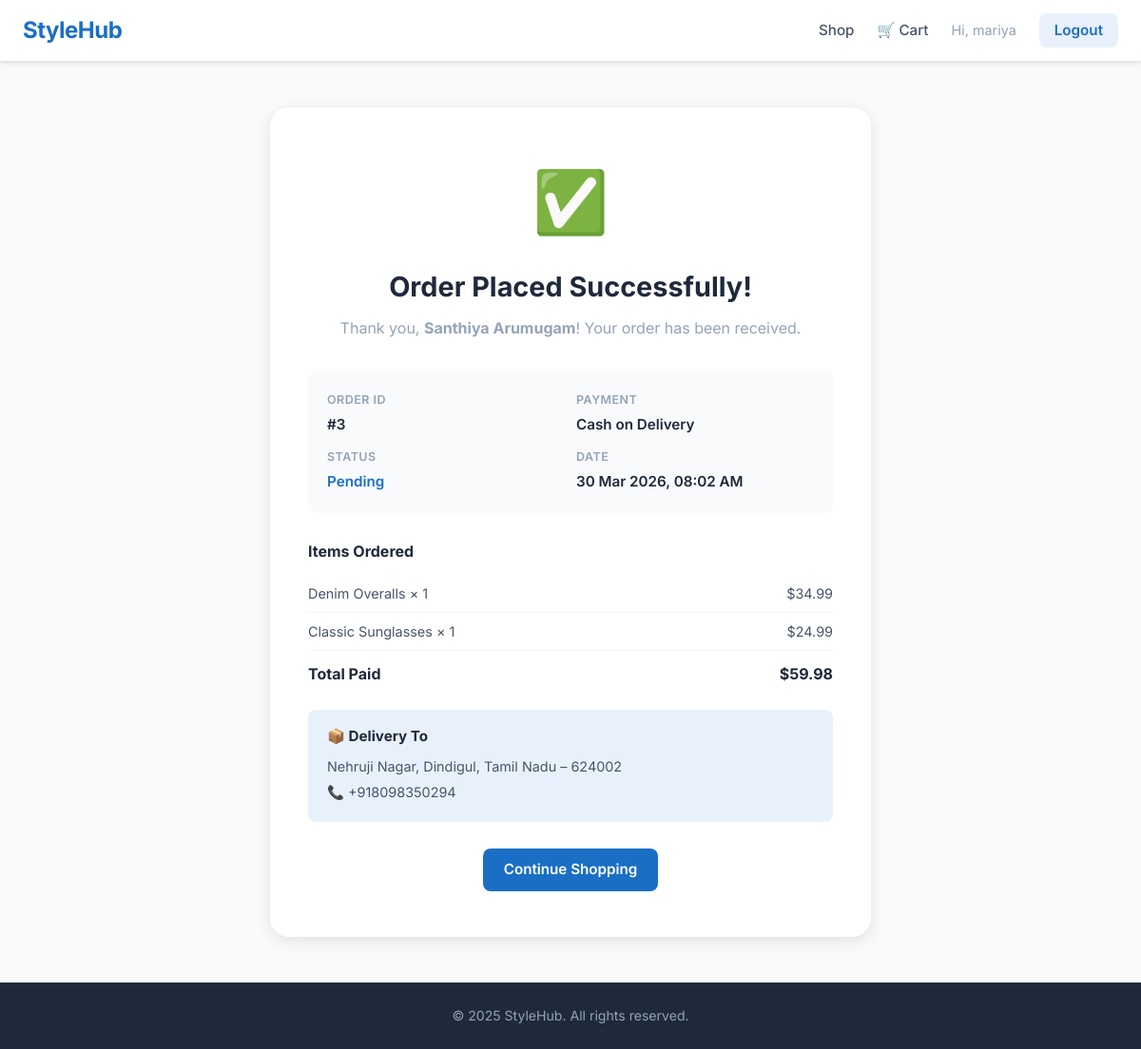
/order/confirmation/3/ (signed in), run on the app's committed database.
### store/models.py (models this page shows, shortened)
class Order(models.Model):
    STATUS_CHOICES = [
        ('pending', 'Pending'),
        ('processing', 'Processing'),
        ('shipped', 'Shipped'),
        ('delivered', 'Delivered'),
    ]
    user = models.ForeignKey(User, on_delete=models.CASCADE, related_name='orders')
    full_name = models.CharField(max_length=200)
    email = models.EmailField()
    phone = models.CharField(max_length=20)
    address = models.TextField()
    city = models.CharField(max_length=100)
    state = models.CharField(max_length=100)
    pincode = models.CharField(max_length=10)
    payment_method = models.CharField(max_length=50, default='Cash on Delivery')
    total_amount = models.DecimalField(max_digits=10, decimal_places=2)
    status = models.CharField(max_length=20, choices=STATUS_CHOICES, default='pending')
    created_at = models.DateTimeField(auto_now_add=True)

class OrderItem(models.Model):
    order = models.ForeignKey(Order, on_delete=models.CASCADE, related_name='items')
    product_name = models.CharField(max_length=200)
    product_price = models.DecimalField(max_digits=10, decimal_places=2)
    quantity = models.PositiveIntegerField()
    def get_subtotal(self):
        return self.product_price * self.quantity

### store/views.py (the view)
# urls.py: path('order/confirmation/<int:order_id>/', views.order_confirmation_view, name='order_confirmation'),
@login_required
def order_confirmation_view(request, order_id):
    order = get_object_or_404(Order, id=order_id, user=request.user)
    return render(request, 'store/order_confirmation.html', {
        'order': order,
        'cart_count': 0,
    })

### store/templates/store/order_confirmation.html (shortened to what this page needs)
{% extends 'store/base.html' %}
{% block content %}
<div class="confirmation-container">
  <div class="confirmation-card">
    <div class="confirm-icon">✅</div>
    <h2>Order Placed Successfully!</h2>
    <p class="confirm-sub">Thank you, <strong>{{ order.full_name }}</strong>! Your order has been received.</p>
    <div class="order-meta">
      <div class="order-meta-item">
        <span class="meta-label">Order ID</span>
        <span class="meta-value">#{{ order.id }}</span>
      </div>
      <div class="order-meta-item">
        <span class="meta-label">Payment</span>
        <span class="meta-value">{{ order.payment_method }}</span>
      </div>
      <div class="order-meta-item">
        <span class="meta-label">Status</span>
        <span class="meta-value status-badge">{{ order.get_status_display }}</span>
      </div>
      <div class="order-meta-item">
        <span class="meta-label">Date</span>
        <span class="meta-value">{{ order.created_at|date:"d M Y, h:i A" }}</span>
      </div>
    </div>
    <div class="order-items-table">
      <h4>Items Ordered</h4>
      {% for item in order.items.all %}
      <div class="confirm-item">
        <span>{{ item.product_name }} × {{ item.quantity }}</span>
        <span>${{ item.get_subtotal }}</span>
      </div>
      {% endfor %}
      <div class="confirm-total">
        <span>Total Paid</span>
        <span>${{ order.total_amount }}</span>
      </div>
    </div>
    <div class="delivery-info">
      <h4>📦 Delivery To</h4>
      <p>{{ order.address }}, {{ order.city }}, {{ order.state }} – {{ order.pincode }}</p>
      <p>📞 {{ order.phone }}</p>
    </div>
    <a href="{% url 'home' %}" class="btn-primary">Continue Shopping</a>
  </div>
</div>
{% endblock %}

### store/templates/store/base.html (shortened to what this page needs)
{% load static %}
<!DOCTYPE html>
<html lang="en">
<head>
  <link rel="stylesheet" href="{% static 'store/css/style.css' %}">
</head>
<body>
{% if user.is_authenticated %}
<header class="navbar">
  <div class="nav-inner">
    <a href="{% url 'home' %}" class="logo">StyleHub</a>
    <nav class="nav-links">
      <a href="{% url 'home' %}">Shop</a>
      <a href="{% url 'cart' %}" class="cart-link">
        🛒 Cart
      </a>
      <span class="nav-user">Hi, {{ user.username }}</span>
      <a href="{% url 'logout' %}" class="btn-logout">Logout</a>
    </nav>
  </div>
</header>
{% endif %}
<main>
  {% block content %}{% endblock %}
</main>
<footer class="footer">
  <p>&copy; 2025 StyleHub. All rights reserved.</p>
</footer>
</body>
</html>

### store/static/store/css/style.css (style rules this page uses)
*, *::before, *::after { box-sizing: border-box; margin: 0; padding: 0; }
:root { --blue: #1a6fc4; --blue-dark: #145aa0; --blue-light: #e8f1fb; --blue-mid: #2d8cff; --white: #ffffff; --gray-50: #f8fafc; --gray-100: #f1f5f9; --gray-200: #e2e8f0; --gray-400: #94a3b8; --gray-600: #475569; --gray-800: #1e293b; --red: #ef4444; --green: #22c55e; --shadow: 0 1px 3px rgba(0,0,0,.08), 0 2px 8px rgba(0,0,0,.06); --shadow-md: 0 4px 16px rgba(0,0,0,.10); --radius: 12px; --radius-sm: 8px; }
body { font-family: 'Inter', sans-serif; background: var(--gray-50); color: var(--gray-800); line-height: 1.6; min-height: 100vh; display: flex; flex-direction: column; }
a { text-decoration: none; color: inherit; }
.navbar { background: var(--white); border-bottom: 1px solid var(--gray-200); position: sticky; top: 0; z-index: 100; box-shadow: var(--shadow); }
.nav-inner { max-width: 1200px; margin: 0 auto; padding: 0 24px; height: 64px; display: flex; align-items: center; justify-content: space-between; }
.logo { font-size: 1.5rem; font-weight: 700; color: var(--blue); letter-spacing: -0.5px; }
.nav-links { display: flex; align-items: center; gap: 24px; font-size: 0.95rem; }
.nav-links a { color: var(--gray-600); font-weight: 500; transition: color .2s; }
.cart-link { position: relative; display: flex; align-items: center; gap: 4px; }
.nav-user { color: var(--gray-400); font-size: 0.9rem; }
.btn-logout { background: var(--blue-light); color: var(--blue) !important; padding: 6px 16px; border-radius: var(--radius-sm); font-weight: 600 !important; transition: background .2s !important; }
.btn-primary { display: inline-block; background: var(--blue); color: white !important; padding: 10px 22px; border-radius: var(--radius-sm); font-weight: 600; border: none; cursor: pointer; font-size: 0.95rem; transition: background .2s, transform .1s; text-align: center; }
.footer { margin-top: auto; background: var(--gray-800); color: var(--gray-400); text-align: center; padding: 24px; font-size: 0.88rem; }
.confirmation-container { max-width: 680px; margin: 48px auto; padding: 0 24px; }
.confirmation-card { background: white; border-radius: 20px; padding: 48px 40px; box-shadow: var(--shadow-md); text-align: center; }
.confirm-icon { font-size: 4rem; margin-bottom: 16px; }
.confirmation-card h2 { font-size: 1.8rem; font-weight: 700; margin-bottom: 8px; color: var(--gray-800); }
.confirm-sub { color: var(--gray-400); margin-bottom: 32px; font-size: 1rem; }
.order-meta { display: grid; grid-template-columns: 1fr 1fr; gap: 12px; background: var(--gray-50); border-radius: var(--radius-sm); padding: 20px; margin-bottom: 28px; text-align: left; }
.order-meta-item { display: flex; flex-direction: column; gap: 4px; }
.meta-label { font-size: 0.78rem; color: var(--gray-400); font-weight: 600; text-transform: uppercase; letter-spacing: .5px; }
.meta-value { font-size: 0.95rem; font-weight: 600; color: var(--gray-800); }
.status-badge { color: var(--blue); }
.order-items-table { text-align: left; margin-bottom: 24px; }
.order-items-table h4 { font-size: 1rem; font-weight: 700; margin-bottom: 12px; }
.confirm-item { display: flex; justify-content: space-between; padding: 8px 0; font-size: 0.9rem; border-bottom: 1px solid var(--gray-100); color: var(--gray-600); }
.confirm-total { display: flex; justify-content: space-between; padding: 12px 0 0; font-weight: 700; font-size: 1rem; color: var(--gray-800); }
.delivery-info { background: var(--blue-light); border-radius: var(--radius-sm); padding: 16px 20px; text-align: left; margin-bottom: 28px; }
.delivery-info h4 { font-size: 0.95rem; font-weight: 700; margin-bottom: 8px; }
.delivery-info p { font-size: 0.9rem; color: var(--gray-600); margin-bottom: 4px; }

### data on the page
Order: full_name "Santhiya Arumugam", id "3", payment_method "Cash on Delivery", status "Pending", created_at "30 Mar 2026, 08:02 AM", total_amount "59.98", address "Nehruji Nagar", city "Dindigul", state "Tamil Nadu", pincode "624002", phone "+918098350294"
OrderItem: product_name "Denim Overalls", quantity "1", get_subtotal "34.99"
OrderItem: product_name "Classic Sunglasses", quantity "1", get_subtotal "24.99"

### other printed values
{{ user.username }} "mariya"
